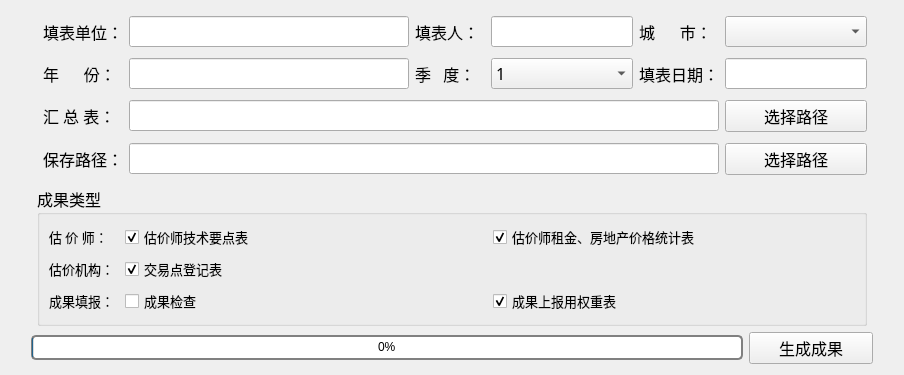
      <widget class="QWidget" name="transform_summary">
       <attribute name="title">
        <string>汇总表转换</string>
       </attribute>
       <layout class="QGridLayout" name="gridLayout">
        <item row="1" column="6">
         <widget class="QLineEdit" name="person_text">
          <property name="sizePolicy">
           <sizepolicy hsizetype="Minimum" vsizetype="Fixed">
            <horstretch>0</horstretch>
            <verstretch>0</verstretch>
           </sizepolicy>
          </property>
          <property name="minimumSize">
           <size>
            <width>50</width>
            <height>0</height>
           </size>
          </property>
          <property name="font">
           <font>
            <family>微软雅黑</family>
            <pointsize>12</pointsize>
           </font>
          </property>
          <property name="text">
           <string/>
          </property>
         </widget>
        </item>
        <item row="6" column="0">
         <spacer name="verticalSpacer_23">
          <property name="orientation">
           <enum>Qt::Vertical</enum>
          </property>
          <property name="sizeType">
           <enum>QSizePolicy::Minimum</enum>
          </property>
          <property name="sizeHint" stdset="0">
           <size>
            <width>10</width>
            <height>5</height>
           </size>
          </property>
         </spacer>
        </item>
        <item row="7" column="9">
         <spacer name="horizontalSpacer_24">
          <property name="orientation">
           <enum>Qt::Horizontal</enum>
          </property>
          <property name="sizeType">
           <enum>QSizePolicy::Minimum</enum>
          </property>
          <property name="sizeHint" stdset="0">
           <size>
            <width>20</width>
            <height>20</height>
           </size>
          </property>
         </spacer>
        </item>
        <item row="3" column="2">
         <widget class="QLabel" name="label_4">
          <property name="font">
           <font>
            <family>微软雅黑</family>
            <pointsize>12</pointsize>
           </font>
          </property>
          <property name="text">
           <string>年      份：</string>
          </property>
         </widget>
        </item>
        <item row="13" column="0" colspan="10">
         <layout class="QHBoxLayout" name="horizontalLayout">
          <item>
           <spacer name="horizontalSpacer_16">
            <property name="orientation">
             <enum>Qt::Horizontal</enum>
            </property>
            <property name="sizeType">
             <enum>QSizePolicy::Minimum</enum>
            </property>
            <property name="sizeHint" stdset="0">
             <size>
              <width>20</width>
              <height>20</height>
             </size>
            </property>
           </spacer>
          </item>
          <item>
           <widget class="QProgressBar" name="progressBar">
            <property name="maximumSize">
             <size>
              <width>16777215</width>
              <height>25</height>
             </size>
            </property>
            <property name="contextMenuPolicy">
             <enum>Qt::DefaultContextMenu</enum>
            </property>
            <property name="layoutDirection">
             <enum>Qt::LeftToRight</enum>
            </property>
            <property name="autoFillBackground">
             <bool>false</bool>
            </property>
            <property name="styleSheet">
             <string notr="true">QProgressBar {border:2px solid grey; border-radius:5px; background-color:#FFFFFF; text-align:center;font-size:12px}</string>
            </property>
            <property name="value">
             <number>0</number>
            </property>
           </widget>
          </item>
          <item>
           <widget class="QPushButton" name="button_generate">
            <property name="minimumSize">
             <size>
              <width>124</width>
              <height>0</height>
             </size>
            </property>
            <property name="maximumSize">
             <size>
              <width>80</width>
              <height>16777215</height>
             </size>
            </property>
            <property name="font">
             <font>
              <family>微软雅黑</family>
              <pointsize>12</pointsize>
             </font>
            </property>
            <property name="text">
             <string>生成成果</string>
            </property>
           </widget>
          </item>
          <item>
           <spacer name="horizontalSpacer_26">
            <property name="orientation">
             <enum>Qt::Horizontal</enum>
            </property>
            <property name="sizeType">
             <enum>QSizePolicy::Minimum</enum>
            </property>
            <property name="sizeHint" stdset="0">
             <size>
              <width>20</width>
              <height>20</height>
             </size>
            </property>
           </spacer>
          </item>
         </layout>
        </item>
        <item row="3" column="0">
         <spacer name="horizontalSpacer_5">
          <property name="orientation">
           <enum>Qt::Horizontal</enum>
          </property>
          <property name="sizeType">
           <enum>QSizePolicy::Minimum</enum>
          </property>
          <property name="sizeHint" stdset="0">
           <size>
            <width>20</width>
            <height>20</height>
           </size>
          </property>
         </spacer>
        </item>
        <item row="4" column="0">
         <spacer name="verticalSpacer_22">
          <property name="orientation">
           <enum>Qt::Vertical</enum>
          </property>
          <property name="sizeType">
           <enum>QSizePolicy::Minimum</enum>
          </property>
          <property name="sizeHint" stdset="0">
           <size>
            <width>20</width>
            <height>5</height>
           </size>
          </property>
         </spacer>
        </item>
        <item row="7" column="3" colspan="5">
         <widget class="QLineEdit" name="savepath_text">
          <property name="font">
           <font>
            <family>微软雅黑</family>
            <pointsize>12</pointsize>
           </font>
          </property>
          <property name="text">
           <string/>
          </property>
          <property name="dragEnabled">
           <bool>true</bool>
          </property>
          <property name="readOnly">
           <bool>true</bool>
          </property>
         </widget>
        </item>
        <item row="2" column="0">
         <spacer name="verticalSpacer_21">
          <property name="orientation">
           <enum>Qt::Vertical</enum>
          </property>
          <property name="sizeType">
           <enum>QSizePolicy::Minimum</enum>
          </property>
          <property name="sizeHint" stdset="0">
           <size>
            <width>10</width>
            <height>5</height>
           </size>
          </property>
         </spacer>
        </item>
        <item row="9" column="0">
         <spacer name="horizontalSpacer_15">
          <property name="orientation">
           <enum>Qt::Horizontal</enum>
          </property>
          <property name="sizeType">
           <enum>QSizePolicy::Minimum</enum>
          </property>
          <property name="sizeHint" stdset="0">
           <size>
            <width>20</width>
            <height>20</height>
           </size>
          </property>
         </spacer>
        </item>
        <item row="1" column="4">
         <widget class="QLabel" name="label_2">
          <property name="font">
           <font>
            <family>微软雅黑</family>
            <pointsize>12</pointsize>
           </font>
          </property>
          <property name="text">
           <string>填表人：</string>
          </property>
         </widget>
        </item>
        <item row="1" column="2">
         <widget class="QLabel" name="label">
          <property name="font">
           <font>
            <family>微软雅黑</family>
            <pointsize>12</pointsize>
           </font>
          </property>
          <property name="text">
           <string>填表单位：</string>
          </property>
         </widget>
        </item>
        <item row="5" column="0">
         <spacer name="horizontalSpacer_9">
          <property name="orientation">
           <enum>Qt::Horizontal</enum>
          </property>
          <property name="sizeType">
           <enum>QSizePolicy::Minimum</enum>
          </property>
          <property name="sizeHint" stdset="0">
           <size>
            <width>20</width>
            <height>20</height>
           </size>
          </property>
         </spacer>
        </item>
        <item row="10" column="0">
         <spacer name="verticalSpacer">
          <property name="orientation">
           <enum>Qt::Vertical</enum>
          </property>
          <property name="sizeType">
           <enum>QSizePolicy::Minimum</enum>
          </property>
          <property name="sizeHint" stdset="0">
           <size>
            <width>20</width>
            <height>40</height>
           </size>
          </property>
         </spacer>
        </item>
        <item row="7" column="0">
         <spacer name="horizontalSpacer_14">
          <property name="orientation">
           <enum>Qt::Horizontal</enum>
          </property>
          <property name="sizeType">
           <enum>QSizePolicy::Minimum</enum>
          </property>
          <property name="sizeHint" stdset="0">
           <size>
            <width>20</width>
            <height>20</height>
           </size>
          </property>
         </spacer>
        </item>
        <item row="3" column="7">
         <widget class="QLabel" name="label_6">
          <property name="font">
           <font>
            <family>微软雅黑</family>
            <pointsize>12</pointsize>
           </font>
          </property>
          <property name="text">
           <string>填表日期：</string>
          </property>
         </widget>
        </item>
        <item row="5" column="8">
         <widget class="QPushButton" name="button_path">
          <property name="minimumSize">
           <size>
            <width>124</width>
            <height>0</height>
           </size>
          </property>
          <property name="font">
           <font>
            <family>微软雅黑</family>
            <pointsize>12</pointsize>
           </font>
          </property>
          <property name="toolTip">
           <string/>
          </property>
          <property name="statusTip">
           <string/>
          </property>
          <property name="text">
           <string>选择路径</string>
          </property>
         </widget>
        </item>
        <item row="7" column="2">
         <widget class="QLabel" name="label_8">
          <property name="font">
           <font>
            <family>微软雅黑</family>
            <pointsize>12</pointsize>
           </font>
          </property>
          <property name="text">
           <string>保存路径：</string>
          </property>
         </widget>
        </item>
        <item row="0" column="0">
         <spacer name="verticalSpacer_14">
          <property name="orientation">
           <enum>Qt::Vertical</enum>
          </property>
          <property name="sizeType">
           <enum>QSizePolicy::Minimum</enum>
          </property>
          <property name="sizeHint" stdset="0">
           <size>
            <width>10</width>
            <height>5</height>
           </size>
          </property>
         </spacer>
        </item>
        <item row="1" column="0">
         <spacer name="horizontalSpacer">
          <property name="orientation">
           <enum>Qt::Horizontal</enum>
          </property>
          <property name="sizeType">
           <enum>QSizePolicy::Minimum</enum>
          </property>
          <property name="sizeHint" stdset="0">
           <size>
            <width>20</width>
            <height>20</height>
           </size>
          </property>
         </spacer>
        </item>
        <item row="10" column="9">
         <spacer name="horizontalSpacer_25">
          <property name="orientation">
           <enum>Qt::Horizontal</enum>
          </property>
          <property name="sizeType">
           <enum>QSizePolicy::Minimum</enum>
          </property>
          <property name="sizeHint" stdset="0">
           <size>
            <width>20</width>
            <height>20</height>
           </size>
          </property>
         </spacer>
        </item>
        <item row="1" column="9">
         <spacer name="horizontalSpacer_21">
          <property name="orientation">
           <enum>Qt::Horizontal</enum>
          </property>
          <property name="sizeType">
           <enum>QSizePolicy::Minimum</enum>
          </property>
          <property name="sizeHint" stdset="0">
           <size>
            <width>20</width>
            <height>20</height>
           </size>
          </property>
         </spacer>
        </item>
        <item row="5" column="9">
         <spacer name="horizontalSpacer_23">
          <property name="orientation">
           <enum>Qt::Horizontal</enum>
          </property>
          <property name="sizeType">
           <enum>QSizePolicy::Minimum</enum>
          </property>
          <property name="sizeHint" stdset="0">
           <size>
            <width>20</width>
            <height>20</height>
           </size>
          </property>
         </spacer>
        </item>
        <item row="3" column="4">
         <widget class="QLabel" name="label_5">
          <property name="font">
           <font>
            <family>微软雅黑</family>
            <pointsize>12</pointsize>
           </font>
          </property>
          <property name="text">
           <string>季   度：</string>
          </property>
         </widget>
        </item>
        <item row="5" column="2">
         <widget class="QLabel" name="label_7">
          <property name="font">
           <font>
            <family>微软雅黑</family>
            <pointsize>12</pointsize>
           </font>
          </property>
          <property name="text">
           <string>汇 总 表：</string>
          </property>
         </widget>
        </item>
        <item row="5" column="3" colspan="5">
         <widget class="QLineEdit" name="path_text">
          <property name="font">
           <font>
            <family>微软雅黑</family>
            <pointsize>12</pointsize>
           </font>
          </property>
          <property name="acceptDrops">
           <bool>true</bool>
          </property>
          <property name="text">
           <string/>
          </property>
          <property name="dragEnabled">
           <bool>true</bool>
          </property>
          <property name="readOnly">
           <bool>true</bool>
          </property>
         </widget>
        </item>
        <item row="3" column="3">
         <widget class="QLineEdit" name="year_text">
          <property name="font">
           <font>
            <family>微软雅黑</family>
            <pointsize>12</pointsize>
           </font>
          </property>
          <property name="text">
           <string/>
          </property>
         </widget>
        </item>
        <item row="1" column="7">
         <widget class="QLabel" name="label_3">
          <property name="font">
           <font>
            <family>微软雅黑</family>
            <pointsize>12</pointsize>
           </font>
          </property>
          <property name="text">
           <string>城      市：</string>
          </property>
         </widget>
        </item>
        <item row="7" column="8">
         <widget class="QPushButton" name="button_savepath">
          <property name="minimumSize">
           <size>
            <width>124</width>
            <height>0</height>
           </size>
          </property>
          <property name="font">
           <font>
            <family>微软雅黑</family>
            <pointsize>12</pointsize>
           </font>
          </property>
          <property name="text">
           <string>选择路径</string>
          </property>
         </widget>
        </item>
        <item row="8" column="0">
         <spacer name="verticalSpacer_24">
          <property name="orientation">
           <enum>Qt::Vertical</enum>
          </property>
          <property name="sizeType">
           <enum>QSizePolicy::Minimum</enum>
          </property>
          <property name="sizeHint" stdset="0">
           <size>
            <width>10</width>
            <height>5</height>
           </size>
          </property>
         </spacer>
        </item>
        <item row="3" column="9">
         <spacer name="horizontalSpacer_22">
          <property name="orientation">
           <enum>Qt::Horizontal</enum>
          </property>
          <property name="sizeType">
           <enum>QSizePolicy::Minimum</enum>
          </property>
          <property name="sizeHint" stdset="0">
           <size>
            <width>20</width>
            <height>20</height>
           </size>
          </property>
         </spacer>
        </item>
        <item row="3" column="8">
         <widget class="QLineEdit" name="date_text">
          <property name="sizePolicy">
           <sizepolicy hsizetype="Minimum" vsizetype="Fixed">
            <horstretch>0</horstretch>
            <verstretch>0</verstretch>
           </sizepolicy>
          </property>
          <property name="minimumSize">
           <size>
            <width>50</width>
            <height>0</height>
           </size>
          </property>
          <property name="font">
           <font>
            <family>微软雅黑</family>
            <pointsize>12</pointsize>
           </font>
          </property>
          <property name="toolTip">
           <string>交易点登记表必填</string>
          </property>
          <property name="whatsThis">
           <string/>
          </property>
          <property name="text">
           <string/>
          </property>
         </widget>
        </item>
        <item row="1" column="8">
         <widget class="QComboBox" name="city_text">
          <property name="font">
           <font>
            <family>微软雅黑</family>
            <pointsize>12</pointsize>
           </font>
          </property>
         </widget>
        </item>
        <item row="1" column="3">
         <widget class="QLineEdit" name="org_text">
          <property name="sizePolicy">
           <sizepolicy hsizetype="Minimum" vsizetype="Fixed">
            <horstretch>0</horstretch>
            <verstretch>0</verstretch>
           </sizepolicy>
          </property>
          <property name="minimumSize">
           <size>
            <width>280</width>
            <height>0</height>
           </size>
          </property>
          <property name="font">
           <font>
            <family>微软雅黑</family>
            <pointsize>12</pointsize>
           </font>
          </property>
          <property name="acceptDrops">
           <bool>false</bool>
          </property>
          <property name="text">
           <string/>
          </property>
         </widget>
        </item>
        <item row="9" column="1" rowspan="3" colspan="8">
         <widget class="QGroupBox" name="groupBox">
          <property name="font">
           <font>
            <family>微软雅黑</family>
            <pointsize>12</pointsize>
           </font>
          </property>
          <property name="title">
           <string>成果类型</string>
          </property>
          <layout class="QGridLayout" name="gridLayout_4">
           <item row="0" column="0">
            <layout class="QGridLayout" name="gridLayout_3">
             <item row="0" column="3">
              <widget class="QCheckBox" name="checkBox_rent">
               <property name="font">
                <font>
                 <family>微软雅黑</family>
                 <pointsize>10</pointsize>
                </font>
               </property>
               <property name="text">
                <string>估价师租金、房地产价格统计表</string>
               </property>
               <property name="checked">
                <bool>true</bool>
               </property>
              </widget>
             </item>
             <item row="2" column="3">
              <widget class="QCheckBox" name="checkBox_upload">
               <property name="enabled">
                <bool>true</bool>
               </property>
               <property name="font">
                <font>
                 <family>微软雅黑</family>
                 <pointsize>10</pointsize>
                </font>
               </property>
               <property name="statusTip">
                <string/>
               </property>
               <property name="whatsThis">
                <string/>
               </property>
               <property name="text">
                <string>成果上报用权重表</string>
               </property>
               <property name="checkable">
                <bool>true</bool>
               </property>
               <property name="checked">
                <bool>true</bool>
               </property>
              </widget>
             </item>
             <item row="0" column="2">
              <widget class="QCheckBox" name="checkBox_appraiser">
               <property name="font">
                <font>
                 <family>微软雅黑</family>
                 <pointsize>10</pointsize>
                </font>
               </property>
               <property name="text">
                <string>估价师技术要点表</string>
               </property>
               <property name="checked">
                <bool>true</bool>
               </property>
              </widget>
             </item>
             <item row="0" column="0">
              <widget class="QLabel" name="label_13">
               <property name="maximumSize">
                <size>
                 <width>70</width>
                 <height>16777215</height>
                </size>
               </property>
               <property name="font">
                <font>
                 <family>微软雅黑</family>
                 <pointsize>10</pointsize>
                </font>
               </property>
               <property name="text">
                <string>估 价 师：</string>
               </property>
              </widget>
             </item>
             <item row="2" column="2">
              <widget class="QCheckBox" name="checkBox_check">
               <property name="enabled">
                <bool>true</bool>
               </property>
               <property name="font">
                <font>
                 <family>微软雅黑</family>
                 <pointsize>10</pointsize>
                </font>
               </property>
               <property name="statusTip">
                <string/>
               </property>
               <property name="whatsThis">
                <string/>
               </property>
               <property name="text">
                <string>成果检查</string>
               </property>
               <property name="checkable">
                <bool>true</bool>
               </property>
              </widget>
             </item>
             <item row="2" column="0">
              <widget class="QLabel" name="label_15">
               <property name="maximumSize">
                <size>
                 <width>70</width>
                 <height>16777215</height>
                </size>
               </property>
               <property name="font">
                <font>
                 <family>微软雅黑</family>
                 <pointsize>10</pointsize>
                </font>
               </property>
               <property name="text">
                <string>成果填报：</string>
               </property>
              </widget>
             </item>
             <item row="1" column="0">
              <widget class="QLabel" name="label_14">
               <property name="maximumSize">
                <size>
                 <width>70</width>
                 <height>16777215</height>
                </size>
               </property>
               <property name="font">
                <font>
                 <family>微软雅黑</family>
                 <pointsize>10</pointsize>
                </font>
               </property>
               <property name="text">
                <string>估价机构：</string>
               </property>
              </widget>
             </item>
             <item row="1" column="2">
              <widget class="QCheckBox" name="checkBox_transication">
               <property name="font">
                <font>
                 <family>微软雅黑</family>
                 <pointsize>10</pointsize>
                </font>
               </property>
               <property name="text">
                <string>交易点登记表</string>
               </property>
               <property name="checked">
                <bool>true</bool>
               </property>
              </widget>
             </item>
            </layout>
           </item>
          </layout>
         </widget>
        </item>
        <item row="3" column="6">
         <widget class="QComboBox" name="quarter_text">
          <property name="font">
           <font>
            <family>微软雅黑</family>
            <pointsize>12</pointsize>
           </font>
          </property>
          <item>
           <property name="text">
            <string>1</string>
           </property>
          </item>
          <item>
           <property name="text">
            <string>2</string>
           </property>
          </item>
          <item>
           <property name="text">
            <string>3</string>
           </property>
          </item>
          <item>
           <property name="text">
            <string>4</string>
           </property>
          </item>
         </widget>
        </item>
       </layout>
      </widget>
